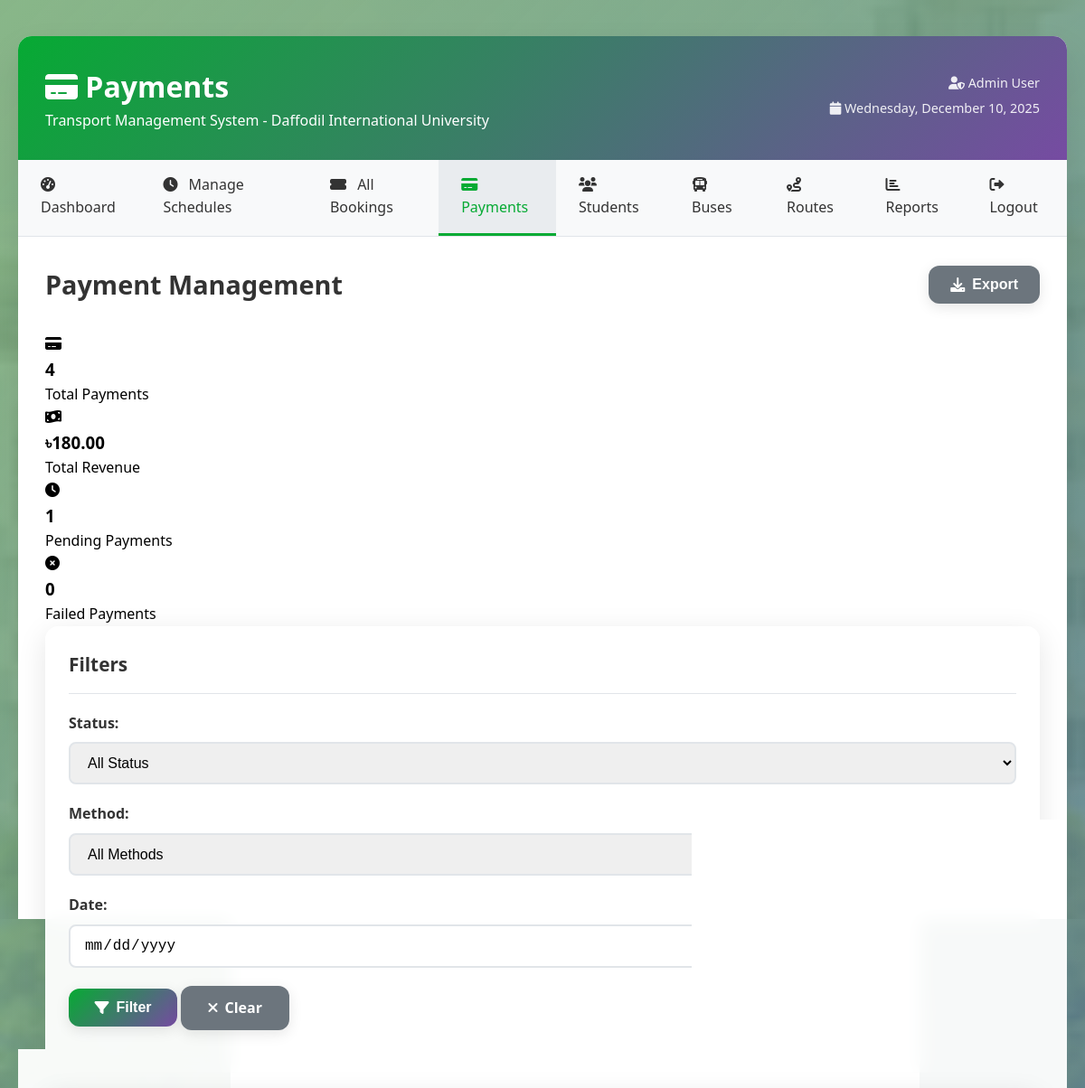
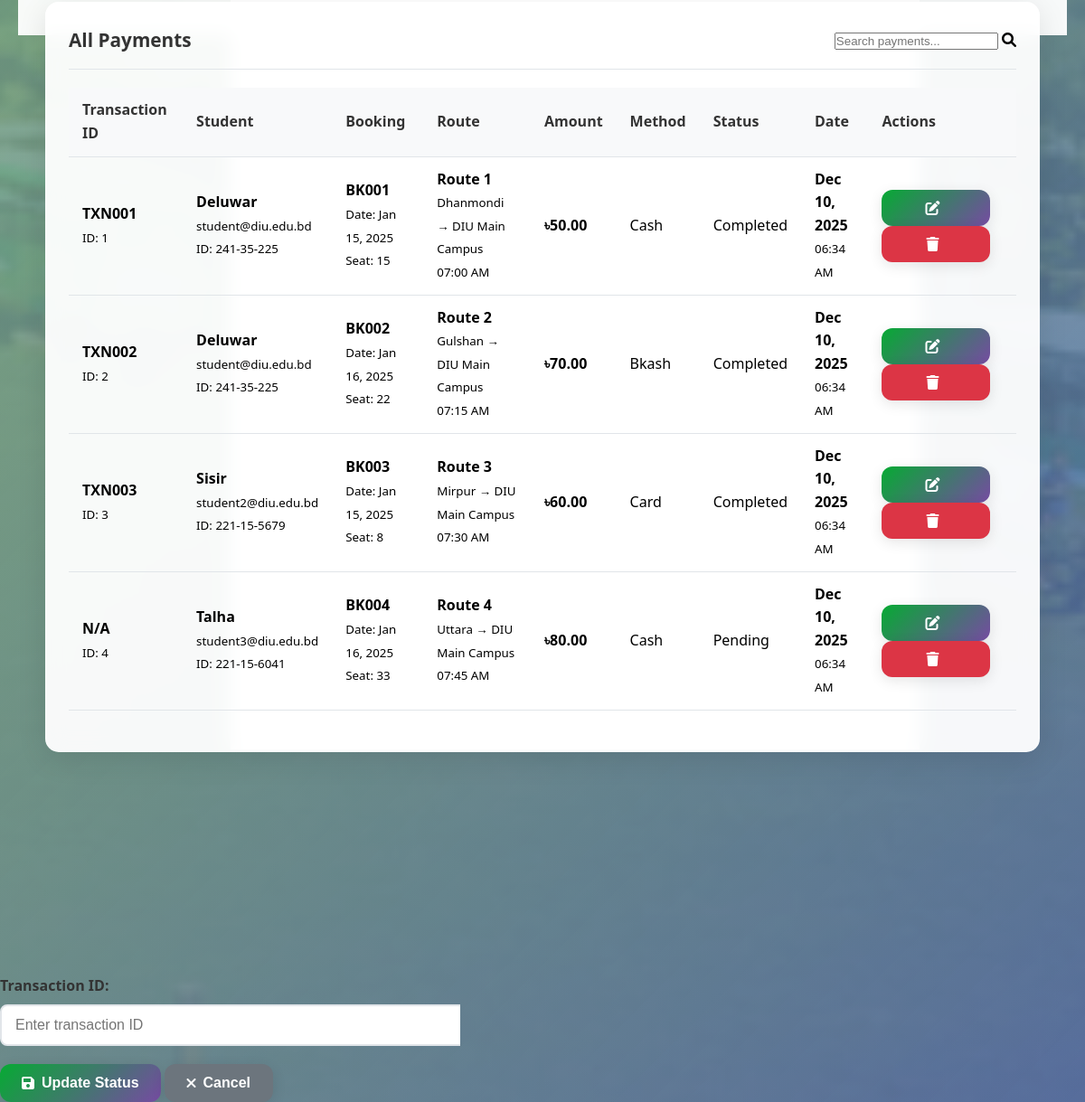
/admin/payments.php (signed in), run on the app's committed database (2 pictures, top to bottom).
### tables this page shows
CREATE TABLE payments (
    id INT AUTO_INCREMENT PRIMARY KEY,
    booking_id INT NOT NULL,
    amount DECIMAL(8,2) NOT NULL,
    payment_method ENUM('cash', 'card', 'bkash', 'nagad', 'rocket', 'debit_card', 'one_card') DEFAULT 'cash',
    payment_status ENUM('pending', 'completed', 'failed', 'refunded') DEFAULT 'pending',
    transaction_id VARCHAR(50) NULL,
    payer_name VARCHAR(100) NULL,
    payer_phone VARCHAR(15) NULL,
    payment_date TIMESTAMP NULL,
    created_at TIMESTAMP DEFAULT CURRENT_TIMESTAMP,
    FOREIGN KEY (booking_id) REFERENCES bookings(id) ON DELETE CASCADE
);

CREATE TABLE users (
    id INT AUTO_INCREMENT PRIMARY KEY,
    name VARCHAR(100) NOT NULL,
    email VARCHAR(100) UNIQUE NOT NULL,
    password VARCHAR(255) NOT NULL,
    role ENUM('student', 'admin') DEFAULT 'student',
    student_id VARCHAR(20) NULL,
    phone VARCHAR(15) NULL,
    status ENUM('active', 'inactive', 'suspended') DEFAULT 'active',
    created_at TIMESTAMP DEFAULT CURRENT_TIMESTAMP,
    updated_at TIMESTAMP DEFAULT CURRENT_TIMESTAMP ON UPDATE CURRENT_TIMESTAMP
);

CREATE TABLE bookings (
    id INT AUTO_INCREMENT PRIMARY KEY,
    user_id INT NOT NULL,
    schedule_id INT NOT NULL,
    booking_date DATE NOT NULL,
    seat_number INT NOT NULL,
    status ENUM('pending', 'confirmed', 'cancelled', 'completed') DEFAULT 'pending',
    booking_code VARCHAR(10) UNIQUE NOT NULL,
    created_at TIMESTAMP DEFAULT CURRENT_TIMESTAMP,
    FOREIGN KEY (user_id) REFERENCES users(id) ON DELETE CASCADE,
    FOREIGN KEY (schedule_id) REFERENCES schedules(id) ON DELETE CASCADE
);

CREATE TABLE routes (
    id INT AUTO_INCREMENT PRIMARY KEY,
    route_name VARCHAR(100) NOT NULL,
    start_location VARCHAR(100) NOT NULL,
    end_location VARCHAR(100) NOT NULL,
    distance_km DECIMAL(5,2) NULL,
    estimated_time_minutes INT NULL,
    fare DECIMAL(8,2) NOT NULL,
    status ENUM('active', 'inactive') DEFAULT 'active',
    created_at TIMESTAMP DEFAULT CURRENT_TIMESTAMP
);

CREATE TABLE schedules (
    id INT AUTO_INCREMENT PRIMARY KEY,
    bus_id INT NOT NULL,
    route_id INT NOT NULL,
    departure_time TIME NOT NULL,
    arrival_time TIME NOT NULL,
    days_of_week VARCHAR(50) NOT NULL,  
    available_seats INT NOT NULL,
    status ENUM('active', 'cancelled', 'completed') DEFAULT 'active',
    created_at TIMESTAMP DEFAULT CURRENT_TIMESTAMP,
    FOREIGN KEY (bus_id) REFERENCES buses(id) ON DELETE CASCADE,
    FOREIGN KEY (route_id) REFERENCES routes(id) ON DELETE CASCADE
);

### admin/payments.php (the view, shortened to what the rows shown need)
<?php
require_once '../config/database.php';
$sql = "SELECT p.*, b.booking_code, b.booking_date, b.seat_number,
               u.name as student_name, u.email, u.student_id,
               r.route_name, r.start_location, r.end_location,
               s.departure_time, s.arrival_time
        FROM payments p
        JOIN bookings b ON p.booking_id = b.id
        JOIN users u ON b.user_id = u.id
        JOIN schedules s ON b.schedule_id = s.id
        JOIN routes r ON s.route_id = r.id
        WHERE 1=1";
$sql .= " ORDER BY p.created_at DESC";
$payments = null;
if ($stmt = $conn->prepare($sql)) {
    $stmt->execute();
    $payments = $stmt->get_result();
}
?>
<!DOCTYPE html>
<html lang="en">
<head>
    <link rel="stylesheet" href="../assets/css/style.css">
    <link href="https://cdnjs.cloudflare.com/ajax/libs/font-awesome/6.0.0/css/all.min.css" rel="stylesheet">
</head>
<body>
    <div class="container">
        <div class="dashboard">
            <div class="dashboard-header">
                <div>
                    <h1><i class="fas fa-credit-card"></i> Payments</h1>
                </div>
            </div>
            <div class="content">
                <div class="content-header">
                    <h2>Payment Management</h2>
                </div>
                <div class="card">
                    <div class="card-body">
                        <div class="table-responsive">
                            <table class="table">
                                <thead>
                                    <tr>
                                        <th>Transaction ID</th>
                                        <th>Student</th>
                                        <th>Booking</th>
                                        <th>Route</th>
                                        <th>Amount</th>
                                        <th>Method</th>
                                        <th>Status</th>
                                        <th>Date</th>
                                        <th>Actions</th>
                                    </tr>
                                </thead>
                                <tbody>
                                    <?php if ($payments && $payments->num_rows > 0): ?>
                                        <?php while ($payment = $payments->fetch_assoc()): ?>
                                            <tr>
                                                <td>
                                                    <strong><?php echo htmlspecialchars($payment['transaction_id'] ?: 'N/A'); ?></strong><br>
                                                    <small>ID: <?php echo $payment['id']; ?></small>
                                                </td>
                                                <td>
                                                    <strong><?php echo htmlspecialchars($payment['student_name']); ?></strong><br>
                                                    <small><?php echo htmlspecialchars($payment['email']); ?></small><br>
                                                    <small>ID: <?php echo htmlspecialchars($payment['student_id']); ?></small>
                                                </td>
                                                <td>
                                                    <strong><?php echo htmlspecialchars($payment['booking_code']); ?></strong><br>
                                                    <small>Date: <?php echo date('M j, Y', strtotime($payment['booking_date'])); ?></small><br>
                                                    <small>Seat: <?php echo $payment['seat_number']; ?></small>
                                                </td>
                                                <td>
                                                    <strong><?php echo htmlspecialchars($payment['route_name']); ?></strong><br>
                                                    <small><?php echo htmlspecialchars($payment['start_location']); ?> → <?php echo htmlspecialchars($payment['end_location']); ?></small><br>
                                                    <small><?php echo date('h:i A', strtotime($payment['departure_time'])); ?></small>
                                                </td>
                                                <td>
                                                    <strong>৳<?php echo number_format($payment['amount'], 2); ?></strong>
                                                </td>
                                                <td>
                                                    <span class="badge badge-info">
                                                        <?php echo ucfirst(str_replace('_', ' ', $payment['payment_method'])); ?>
                                                    </span>
                                                </td>
                                                <td>
                                                    <span class="badge badge-<?php echo $payment['payment_status'] === 'completed' ? 'success' : ($payment['payment_status'] === 'pending' ? 'warning' : ($payment['payment_status'] === 'failed' ? 'danger' : 'secondary')); ?>">
                                                        <?php echo ucfirst($payment['payment_status']); ?>
                                                    </span>
                                                </td>
                                                <td>
                                                    <strong><?php echo date('M j, Y', strtotime($payment['created_at'])); ?></strong><br>
                                                    <small><?php echo date('h:i A', strtotime($payment['created_at'])); ?></small>
                                                </td>
                                                <td>
                                                    <div class="action-buttons">
                                                        <button onclick="editPaymentStatus(<?php echo $payment['id']; ?>, '<?php echo $payment['payment_status']; ?>', '<?php echo htmlspecialchars($payment['transaction_id']); ?>')" class="btn btn-sm btn-primary" title="Edit Status">
                                                            <i class="fas fa-edit"></i>
                                                        </button>
                                                        <form method="POST" style="display: inline;" onsubmit="return confirm('Are you sure you want to delete this payment?');">
                                                            <button type="submit" name="delete_payment" class="btn btn-sm btn-danger" title="Delete">
                                                                <i class="fas fa-trash"></i>
                                                            </button>
                                                        </form>
                                                    </div>
                                                </td>
                                            </tr>
                                        <?php endwhile; ?>
                                    <?php else: ?>
                                        <tr>
                                            <td colspan="9" class="text-center">No payments found.</td>
                                        </tr>
                                    <?php endif; ?>
                                </tbody>
                            </table>
                        </div>
                    </div>
                </div>
            </div>
        </div>
    </div>
</body>
</html>

### data on the page
payments: transaction "TXN001", id "1", users.name "Deluwar", users.email "student@diu.edu.bd", users.student_id "241-35-225", booking.booking_code "BK001", booking.booking_date "Jan 15, 2025", booking.seat_number "15", routes.route_name "Route 1", routes.start_location "Dhanmondi", routes.end_location "DIU Main Campus", schedules.departure_time "07:00 AM", amount "50.00", payment_method "Cash", payment_status "Completed", created_at "Dec 10, 2025", created_at "06:34 AM"
payments: transaction "TXN002", id "2", users.name "Deluwar", users.email "student@diu.edu.bd", users.student_id "241-35-225", booking.booking_code "BK002", booking.booking_date "Jan 16, 2025", booking.seat_number "22", routes.route_name "Route 2", routes.start_location "Gulshan", routes.end_location "DIU Main Campus", schedules.departure_time "07:15 AM", amount "70.00", payment_method "Bkash", payment_status "Completed", created_at "Dec 10, 2025", created_at "06:34 AM"
payments: transaction "TXN003", id "3", users.name "Sisir", users.email "student2@diu.edu.bd", users.student_id "221-15-5679", booking.booking_code "BK003", booking.booking_date "Jan 15, 2025", booking.seat_number "8", routes.route_name "Route 3", routes.start_location "Mirpur", routes.end_location "DIU Main Campus", schedules.departure_time "07:30 AM", amount "60.00", payment_method "Card", payment_status "Completed", created_at "Dec 10, 2025", created_at "06:34 AM"
payments: transaction "N/A", id "4", users.name "Talha", users.email "student3@diu.edu.bd", users.student_id "221-15-6041", booking.booking_code "BK004", booking.booking_date "Jan 16, 2025", booking.seat_number "33", routes.route_name "Route 4", routes.start_location "Uttara", routes.end_location "DIU Main Campus", schedules.departure_time "07:45 AM", amount "80.00", payment_method "Cash", payment_status "Pending", created_at "Dec 10, 2025", created_at "06:34 AM"

### other printed values
$_SESSION['name'] "Admin User"
$stats['total_payments'] "4"
$stats['total_revenue'] "180.00"
$stats['pending_payments'] "1"
$stats['failed_payments'] "0"
